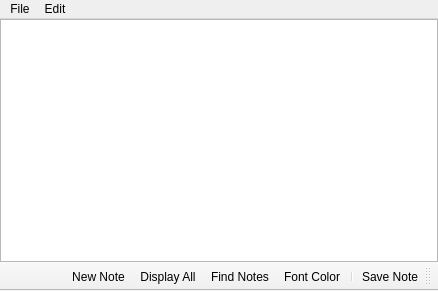
<?xml version="1.0" encoding="UTF-8"?>
<ui version="4.0">
 <class>MainWindow</class>
 <widget class="QMainWindow" name="MainWindow">
  <property name="geometry">
   <rect>
    <x>0</x>
    <y>0</y>
    <width>438</width>
    <height>291</height>
   </rect>
  </property>
  <property name="windowTitle">
   <string>MainWindow</string>
  </property>
  <property name="windowIcon">
   <iconset>
    <normaloff>:/Jot.png</normaloff>:/Jot.png</iconset>
  </property>
  <property name="autoFillBackground">
   <bool>true</bool>
  </property>
  <widget class="QWidget" name="centralWidget">
   <layout class="QHBoxLayout" name="horizontalLayout">
    <property name="leftMargin">
     <number>0</number>
    </property>
    <property name="topMargin">
     <number>0</number>
    </property>
    <property name="rightMargin">
     <number>0</number>
    </property>
    <property name="bottomMargin">
     <number>0</number>
    </property>
    <item>
     <widget class="QTextBrowser" name="textBrowser">
      <property name="sizePolicy">
       <sizepolicy hsizetype="Preferred" vsizetype="Preferred">
        <horstretch>1</horstretch>
        <verstretch>0</verstretch>
       </sizepolicy>
      </property>
      <property name="minimumSize">
       <size>
        <width>300</width>
        <height>0</height>
       </size>
      </property>
      <property name="font">
       <font>
        <family>Menlo</family>
        <pointsize>18</pointsize>
       </font>
      </property>
      <property name="styleSheet">
       <string notr="true"/>
      </property>
      <property name="frameShadow">
       <enum>QFrame::Sunken</enum>
      </property>
      <property name="readOnly">
       <bool>false</bool>
      </property>
     </widget>
    </item>
   </layout>
  </widget>
  <widget class="QMenuBar" name="menuBar">
   <property name="geometry">
    <rect>
     <x>0</x>
     <y>0</y>
     <width>438</width>
     <height>22</height>
    </rect>
   </property>
   <property name="styleSheet">
    <string notr="true"/>
   </property>
   <widget class="QMenu" name="menuFile">
    <property name="title">
     <string>File</string>
    </property>
    <addaction name="actionSave_Note"/>
    <addaction name="actionFind_Notes"/>
   </widget>
   <widget class="QMenu" name="menuEdit">
    <property name="title">
     <string>Edit</string>
    </property>
    <addaction name="actionColor"/>
    <addaction name="actionClear_Jotpad"/>
   </widget>
   <addaction name="menuFile"/>
   <addaction name="menuEdit"/>
  </widget>
  <widget class="QToolBar" name="toolBar">
   <property name="windowTitle">
    <string>toolBar</string>
   </property>
   <property name="layoutDirection">
    <enum>Qt::RightToLeft</enum>
   </property>
   <attribute name="toolBarArea">
    <enum>BottomToolBarArea</enum>
   </attribute>
   <attribute name="toolBarBreak">
    <bool>false</bool>
   </attribute>
   <addaction name="actionSave_Note"/>
   <addaction name="separator"/>
   <addaction name="actionColor"/>
   <addaction name="actionFind_Notes"/>
   <addaction name="actionDisplay_All"/>
   <addaction name="actionNew_Note"/>
  </widget>
  <action name="actionColor">
   <property name="text">
    <string>Font Color</string>
   </property>
   <property name="toolTip">
    <string>&lt;html&gt;&lt;head/&gt;&lt;body&gt;&lt;p&gt;Select your font color&lt;/p&gt;&lt;/body&gt;&lt;/html&gt;</string>
   </property>
   <property name="shortcut">
    <string>Ctrl+F, Ctrl+C</string>
   </property>
  </action>
  <action name="actionSave_Note">
   <property name="text">
    <string>Save Note</string>
   </property>
   <property name="toolTip">
    <string>Save note to file</string>
   </property>
   <property name="shortcut">
    <string>Ctrl+S</string>
   </property>
  </action>
  <action name="actionClear_Jotpad">
   <property name="text">
    <string>Clear Jotpad</string>
   </property>
   <property name="toolTip">
    <string>&lt;html&gt;&lt;head/&gt;&lt;body&gt;&lt;p&gt;Clear all text currently in text area&lt;/p&gt;&lt;/body&gt;&lt;/html&gt;</string>
   </property>
   <property name="shortcut">
    <string>Ctrl+K, Ctrl+A</string>
   </property>
  </action>
  <action name="actionFind_Notes">
   <property name="text">
    <string>Find Notes</string>
   </property>
   <property name="toolTip">
    <string>Find notes that contain specific text</string>
   </property>
   <property name="shortcut">
    <string>Ctrl+F, Ctrl+N</string>
   </property>
  </action>
  <action name="actionNew_Note">
   <property name="text">
    <string>New Note</string>
   </property>
   <property name="toolTip">
    <string>Clears pad and allows text entry</string>
   </property>
   <property name="shortcut">
    <string>Ctrl+N</string>
   </property>
  </action>
  <action name="actionDisplay_All">
   <property name="text">
    <string>Display All</string>
   </property>
   <property name="toolTip">
    <string>Shows all notes</string>
   </property>
   <property name="shortcut">
    <string>Ctrl+D, Ctrl+A</string>
   </property>
  </action>
 </widget>
 <layoutdefault spacing="6" margin="11"/>
 <resources/>
 <connections/>
</ui>
